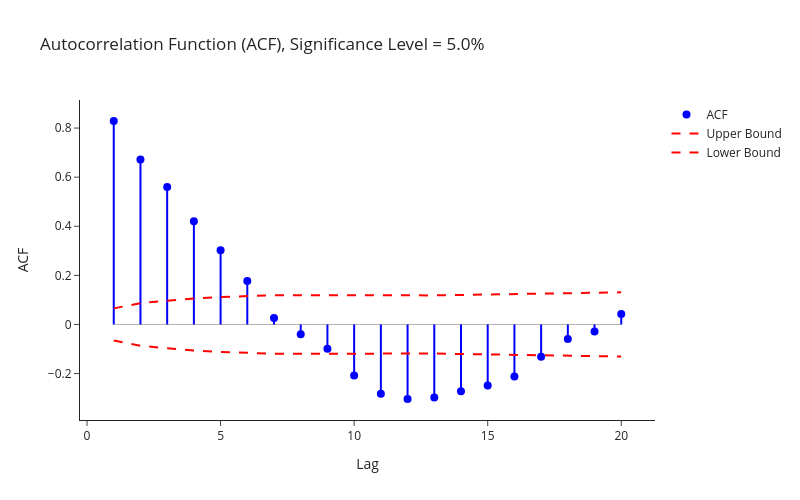

The code cell stored with this chart in its notebook:
### Code cell
# Autocorrelation Check
acf_stats, pacf_stats = ols.check_autocorrelation(y=y, X=X)

### Figure 1 — Plotly figure (JSON) as saved in the notebook; plotly's stock layout.template omitted (floating-point values rounded to 4 significant figures)
{"data": [{"line": {"color": "blue"}, "mode": "lines", "showlegend": false, "type": "scatter", "x": [1, 1], "y": [0, 0.8288]}, {"line": {"color": "blue"}, "mode": "lines", "showlegend": false, "type": "scatter", "x": [2, 2], "y": [0, 0.6723]}, {"line": {"color": "blue"}, "mode": "lines", "showlegend": false, "type": "scatter", "x": [3, 3], "y": [0, 0.5603]}, {"line": {"color": "blue"}, "mode": "lines", "showlegend": false, "type": "scatter", "x": [4, 4], "y": [0, 0.4207]}, {"line": {"color": "blue"}, "mode": "lines", "showlegend": false, "type": "scatter", "x": [5, 5], "y": [0, 0.3022]}, {"line": {"color": "blue"}, "mode": "lines", "showlegend": false, "type": "scatter", "x": [6, 6], "y": [0, 0.1766]}, {"line": {"color": "blue"}, "mode": "lines", "showlegend": false, "type": "scatter", "x": [7, 7], "y": [0, 0.02642]}, {"line": {"color": "blue"}, "mode": "lines", "showlegend": false, "type": "scatter", "x": [8, 8], "y": [0, -0.03951]}, {"line": {"color": "blue"}, "mode": "lines", "showlegend": false, "type": "scatter", "x": [9, 9], "y": [0, -0.09861]}, {"line": {"color": "blue"}, "mode": "lines", "showlegend": false, "type": "scatter", "x": [10, 10], "y": [0, -0.2081]}, {"line": {"color": "blue"}, "mode": "lines", "showlegend": false, "type": "scatter", "x": [11, 11], "y": [0, -0.2826]}, {"line": {"color": "blue"}, "mode": "lines", "showlegend": false, "type": "scatter", "x": [12, 12], "y": [0, -0.3037]}, {"line": {"color": "blue"}, "mode": "lines", "showlegend": false, "type": "scatter", "x": [13, 13], "y": [0, -0.2977]}, {"line": {"color": "blue"}, "mode": "lines", "showlegend": false, "type": "scatter", "x": [14, 14], "y": [0, -0.2724]}, {"line": {"color": "blue"}, "mode": "lines", "showlegend": false, "type": "scatter", "x": [15, 15], "y": [0, -0.2489]}, {"line": {"color": "blue"}, "mode": "lines", "showlegend": false, "type": "scatter", "x": [16, 16], "y": [0, -0.2116]}, {"line": {"color": "blue"}, "mode": "lines", "showlegend": false, "type": "scatter", "x": [17, 17], "y": [0, -0.1319]}, {"line": {"color": "blue"}, "mode": "lines", "showlegend": false, "type": "scatter", "x": [18, 18], "y": [0, -0.05931]}, {"line": {"color": "blue"}, "mode": "lines", "showlegend": false, "type": "scatter", "x": [19, 19], "y": [0, -0.02867]}, {"line": {"color": "blue"}, "mode": "lines", "showlegend": false, "type": "scatter", "x": [20, 20], "y": [0, 0.04286]}, {"marker": {"color": "blue", "size": 8}, "mode": "markers", "name": "ACF", "type": "scatter", "x": [1, 2, 3, 4, 5, 6, 7, 8, 9, 10, 11, 12, 13, 14, 15, 16, 17, 18, 19, 20], "y": [0.8288, 0.6723, 0.5603, 0.4207, 0.3022, 0.1766, 0.02642, -0.03951, -0.09861, -0.2081, -0.2826, -0.3037, -0.2977, -0.2724, -0.2489, -0.2116, -0.1319, -0.05931, -0.02867, 0.04286]}, {"line": {"color": "red", "dash": "dash"}, "mode": "lines", "name": "Upper Bound", "type": "scatter", "x": [1, 2, 3, 4, 5, 6, 7, 8, 9, 10, 11, 12, 13, 14, 15, 16, 17, 18, 19, 20], "y": [0.06551, 0.08681, 0.09699, 0.106, 0.1118, 0.1167, 0.1191, 0.1194, 0.1194, 0.1181, 0.117, 0.1171, 0.1184, 0.1203, 0.1223, 0.1246, 0.1275, 0.1294, 0.1304, 0.1307]}, {"line": {"color": "red", "dash": "dash"}, "mode": "lines", "name": "Lower Bound", "type": "scatter", "x": [1, 2, 3, 4, 5, 6, 7, 8, 9, 10, 11, 12, 13, 14, 15, 16, 17, 18, 19, 20], "y": [-0.06551, -0.08681, -0.09699, -0.106, -0.1118, -0.1167, -0.1191, -0.1194, -0.1194, -0.1181, -0.117, -0.1171, -0.1184, -0.1203, -0.1223, -0.1246, -0.1275, -0.1294, -0.1304, -0.1307]}], "layout": {"height": 500, "shapes": [{"line": {"color": "black", "width": 1}, "type": "line", "x0": 1, "x1": 20, "xref": "x", "y0": 0, "y1": 0, "yref": "y"}], "title": {"text": "Autocorrelation Function (ACF), Significance Level = 5.0%"}, "width": 800, "xaxis": {"title": {"text": "Lag"}}, "yaxis": {"title": {"text": "ACF"}}}}
